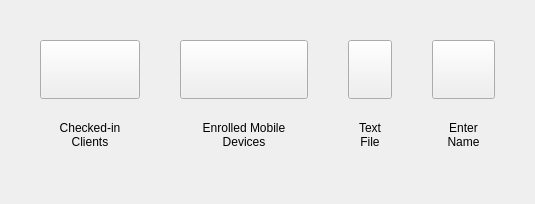
<?xml version="1.0" encoding="UTF-8"?>
<ui version="4.0">
 <class>CNewClientDlg</class>
 <widget class="QWidget" name="CNewClientDlg">
  <property name="geometry">
   <rect>
    <x>0</x>
    <y>0</y>
    <width>535</width>
    <height>204</height>
   </rect>
  </property>
  <property name="sizePolicy">
   <sizepolicy hsizetype="Preferred" vsizetype="Fixed">
    <horstretch>0</horstretch>
    <verstretch>0</verstretch>
   </sizepolicy>
  </property>
  <property name="windowTitle">
   <string>Create New Client</string>
  </property>
  <layout class="QHBoxLayout" name="horizontalLayout">
   <property name="spacing">
    <number>40</number>
   </property>
   <property name="leftMargin">
    <number>40</number>
   </property>
   <property name="topMargin">
    <number>40</number>
   </property>
   <property name="rightMargin">
    <number>40</number>
   </property>
   <property name="bottomMargin">
    <number>40</number>
   </property>
   <item>
    <widget class="QWidget" name="fromServerContainer" native="true">
     <layout class="QVBoxLayout" name="verticalLayout_2">
      <property name="leftMargin">
       <number>0</number>
      </property>
      <property name="topMargin">
       <number>0</number>
      </property>
      <property name="rightMargin">
       <number>0</number>
      </property>
      <property name="bottomMargin">
       <number>0</number>
      </property>
      <item>
       <widget class="QPushButton" name="fromServerPB">
        <property name="sizePolicy">
         <sizepolicy hsizetype="Minimum" vsizetype="Minimum">
          <horstretch>0</horstretch>
          <verstretch>0</verstretch>
         </sizepolicy>
        </property>
        <property name="focusPolicy">
         <enum>Qt::NoFocus</enum>
        </property>
        <property name="toolTip">
         <string>Get a list of all new clients that are attempting to connect to the Server</string>
        </property>
        <property name="text">
         <string/>
        </property>
        <property name="icon">
         <iconset resource="../FileWaveGuiLib/GuiLib.qrc">
          <normaloff>:/IDI_ICON_NEW_CLIENT_FROM_SERVER</normaloff>:/IDI_ICON_NEW_CLIENT_FROM_SERVER</iconset>
        </property>
        <property name="iconSize">
         <size>
          <width>32</width>
          <height>32</height>
         </size>
        </property>
       </widget>
      </item>
      <item>
       <widget class="QLabel" name="labelFolder">
        <property name="text">
         <string>Checked-in Clients</string>
        </property>
        <property name="alignment">
         <set>Qt::AlignCenter</set>
        </property>
        <property name="wordWrap">
         <bool>true</bool>
        </property>
       </widget>
      </item>
     </layout>
    </widget>
   </item>
   <item>
    <widget class="QWidget" name="enrollMobileContainer" native="true">
     <layout class="QVBoxLayout" name="verticalLayout_4">
      <property name="leftMargin">
       <number>0</number>
      </property>
      <property name="topMargin">
       <number>0</number>
      </property>
      <property name="rightMargin">
       <number>0</number>
      </property>
      <property name="bottomMargin">
       <number>0</number>
      </property>
      <item>
       <widget class="QPushButton" name="fromMobileServerPB">
        <property name="enabled">
         <bool>true</bool>
        </property>
        <property name="sizePolicy">
         <sizepolicy hsizetype="Minimum" vsizetype="Minimum">
          <horstretch>0</horstretch>
          <verstretch>0</verstretch>
         </sizepolicy>
        </property>
        <property name="focusPolicy">
         <enum>Qt::NoFocus</enum>
        </property>
        <property name="text">
         <string/>
        </property>
        <property name="icon">
         <iconset resource="../FileWaveGuiLib/GuiLib.qrc">
          <normaloff>:/IDI_ICON_CLIENT_APPLE_IOS</normaloff>:/IDI_ICON_CLIENT_APPLE_IOS</iconset>
        </property>
        <property name="iconSize">
         <size>
          <width>32</width>
          <height>32</height>
         </size>
        </property>
       </widget>
      </item>
      <item>
       <widget class="QLabel" name="label_2">
        <property name="text">
         <string>Enrolled Mobile Devices</string>
        </property>
        <property name="alignment">
         <set>Qt::AlignCenter</set>
        </property>
        <property name="wordWrap">
         <bool>true</bool>
        </property>
       </widget>
      </item>
     </layout>
    </widget>
   </item>
   <item>
    <widget class="QWidget" name="textFileContainer" native="true">
     <layout class="QVBoxLayout" name="verticalLayout_3">
      <property name="leftMargin">
       <number>0</number>
      </property>
      <property name="topMargin">
       <number>0</number>
      </property>
      <property name="rightMargin">
       <number>0</number>
      </property>
      <property name="bottomMargin">
       <number>0</number>
      </property>
      <item>
       <widget class="QPushButton" name="textFilePB">
        <property name="sizePolicy">
         <sizepolicy hsizetype="Minimum" vsizetype="Minimum">
          <horstretch>0</horstretch>
          <verstretch>0</verstretch>
         </sizepolicy>
        </property>
        <property name="focusPolicy">
         <enum>Qt::NoFocus</enum>
        </property>
        <property name="toolTip">
         <string>Import a list of names from a local .txt file</string>
        </property>
        <property name="text">
         <string/>
        </property>
        <property name="icon">
         <iconset resource="../FileWaveGuiLib/GuiLib.qrc">
          <normaloff>:/IDI_ICON_NEW_CLIENT_FROM_TEXT_FILE</normaloff>:/IDI_ICON_NEW_CLIENT_FROM_TEXT_FILE</iconset>
        </property>
        <property name="iconSize">
         <size>
          <width>32</width>
          <height>32</height>
         </size>
        </property>
       </widget>
      </item>
      <item>
       <widget class="QLabel" name="labelImage">
        <property name="text">
         <string>Text File</string>
        </property>
        <property name="alignment">
         <set>Qt::AlignCenter</set>
        </property>
        <property name="wordWrap">
         <bool>true</bool>
        </property>
       </widget>
      </item>
     </layout>
    </widget>
   </item>
   <item>
    <widget class="QWidget" name="newClientContainer" native="true">
     <layout class="QVBoxLayout" name="verticalLayout_7">
      <property name="leftMargin">
       <number>0</number>
      </property>
      <property name="topMargin">
       <number>0</number>
      </property>
      <property name="rightMargin">
       <number>0</number>
      </property>
      <property name="bottomMargin">
       <number>0</number>
      </property>
      <item>
       <widget class="QPushButton" name="newClientPB">
        <property name="sizePolicy">
         <sizepolicy hsizetype="Minimum" vsizetype="Minimum">
          <horstretch>0</horstretch>
          <verstretch>0</verstretch>
         </sizepolicy>
        </property>
        <property name="focusPolicy">
         <enum>Qt::NoFocus</enum>
        </property>
        <property name="toolTip">
         <string>Create a new client by manually entering its name</string>
        </property>
        <property name="text">
         <string/>
        </property>
        <property name="icon">
         <iconset resource="../FileWaveGuiLib/GuiLib.qrc">
          <normaloff>:/IDI_ICON_CREATE_CLIENT</normaloff>:/IDI_ICON_CREATE_CLIENT</iconset>
        </property>
        <property name="iconSize">
         <size>
          <width>32</width>
          <height>32</height>
         </size>
        </property>
       </widget>
      </item>
      <item>
       <widget class="QLabel" name="labelImport">
        <property name="text">
         <string>Enter Name</string>
        </property>
        <property name="alignment">
         <set>Qt::AlignCenter</set>
        </property>
        <property name="wordWrap">
         <bool>true</bool>
        </property>
       </widget>
      </item>
     </layout>
    </widget>
   </item>
  </layout>
 </widget>
 <resources>
  <include location="../FileWaveGuiLib/GuiLib.qrc"/>
 </resources>
 <connections/>
</ui>
